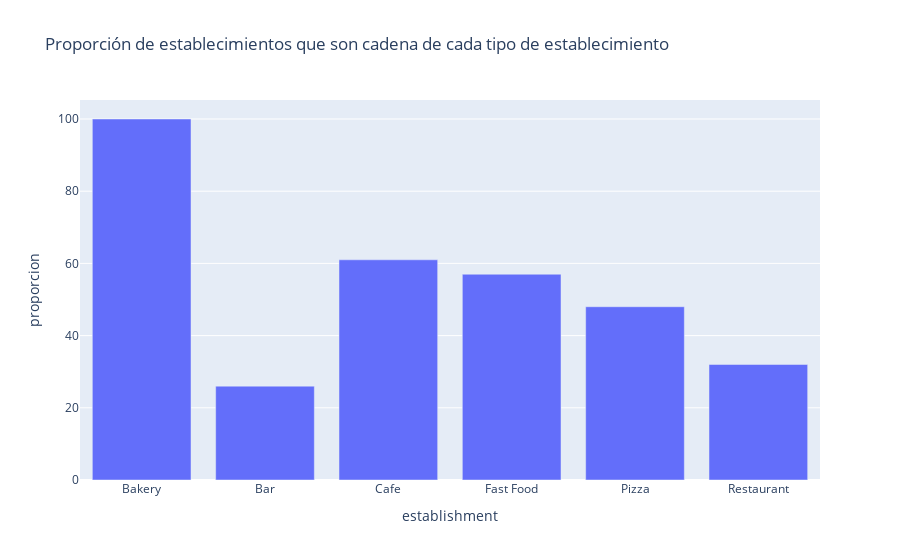

The code cell stored with this chart in its notebook:
### Code cell
fig = px.bar(cadena_tipo, x='establishment', y='proporcion',
             title='Proporción de establecimientos que son cadena de cada tipo de establecimiento')
fig.show()

### Figure 1 — Plotly figure (JSON) as saved in the notebook; plotly's stock layout.template omitted (floating-point values rounded to 4 significant figures)
{"data": [{"alignmentgroup": "True", "hovertemplate": "establishment=%{x}<br>proporcion=%{y}<extra></extra>", "legendgroup": "", "marker": {"color": "#636efa", "pattern": {"shape": ""}}, "name": "", "offsetgroup": "", "orientation": "v", "showlegend": false, "textposition": "auto", "type": "bar", "x": ["Bakery", "Bar", "Cafe", "Fast Food", "Pizza", "Restaurant"], "xaxis": "x", "y": [100, 26, 61, 57, 48, 32], "yaxis": "y"}], "layout": {"barmode": "relative", "legend": {"tracegroupgap": 0}, "title": {"text": "Proporción de establecimientos que son cadena de cada tipo de establecimiento"}, "xaxis": {"anchor": "y", "domain": [0, 1], "title": {"text": "establishment"}}, "yaxis": {"anchor": "x", "domain": [0, 1], "title": {"text": "proporcion"}}}}
